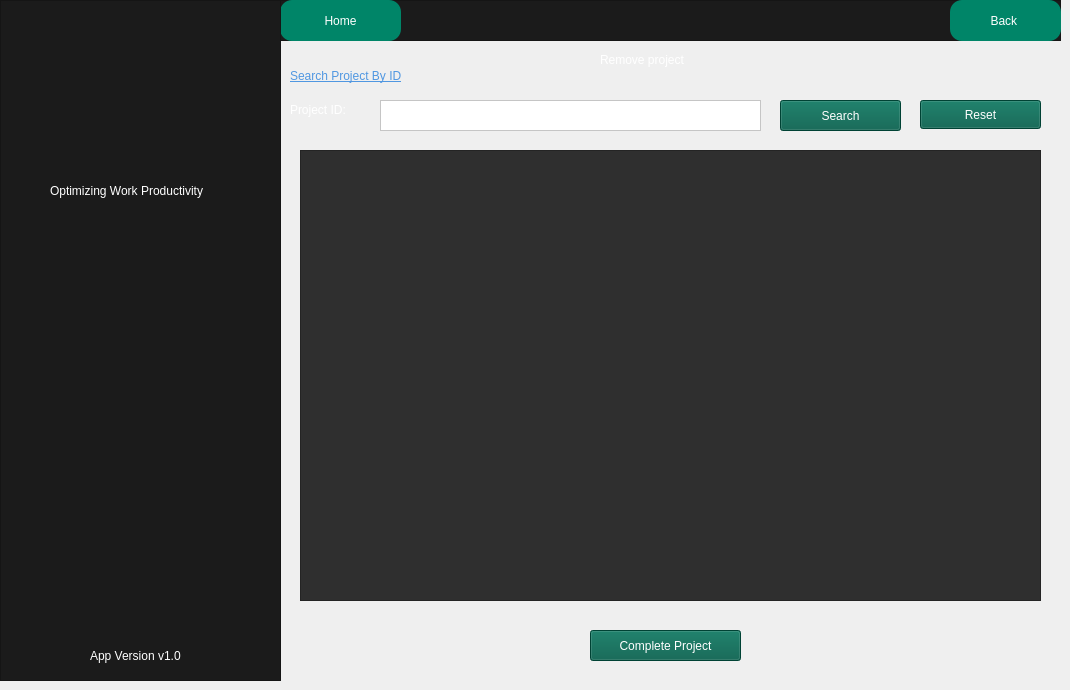
    <widget class="QWidget" name="RemoveProject">
     <widget class="QFrame" name="frame_31">
      <property name="geometry">
       <rect>
        <x>280</x>
        <y>0</y>
        <width>781</width>
        <height>41</height>
       </rect>
      </property>
      <property name="styleSheet">
       <string notr="true">background-color:rgba(27,27,27,255);</string>
      </property>
      <property name="frameShape">
       <enum>QFrame::StyledPanel</enum>
      </property>
      <property name="frameShadow">
       <enum>QFrame::Raised</enum>
      </property>
      <widget class="QPushButton" name="homebutton_9">
       <property name="geometry">
        <rect>
         <x>670</x>
         <y>0</y>
         <width>111</width>
         <height>41</height>
        </rect>
       </property>
       <property name="styleSheet">
        <string notr="true">border-radius:12px;
background-color:rgba(0,133,104,255);
color:white;</string>
       </property>
       <property name="text">
        <string>Back </string>
       </property>
      </widget>
      <widget class="QPushButton" name="homebutton_23">
       <property name="geometry">
        <rect>
         <x>0</x>
         <y>0</y>
         <width>121</width>
         <height>41</height>
        </rect>
       </property>
       <property name="styleSheet">
        <string notr="true">border-radius:12px;
background-color:rgba(0,133,104,255);
color:white;</string>
       </property>
       <property name="text">
        <string>Home</string>
       </property>
      </widget>
     </widget>
     <widget class="QLabel" name="label_124">
      <property name="geometry">
       <rect>
        <x>290</x>
        <y>60</y>
        <width>221</width>
        <height>31</height>
       </rect>
      </property>
      <property name="styleSheet">
       <string notr="true">color: rgb(80, 151, 225);

font: italic 13pt &quot;Times New Roman&quot;;
text-decoration: underline;</string>
      </property>
      <property name="text">
       <string>Search Project By ID</string>
      </property>
     </widget>
     <widget class="QLabel" name="label_125">
      <property name="geometry">
       <rect>
        <x>290</x>
        <y>100</y>
        <width>101</width>
        <height>20</height>
       </rect>
      </property>
      <property name="styleSheet">
       <string notr="true">color:white;
font: 10pt &quot;Tahoma&quot;;</string>
      </property>
      <property name="text">
       <string>Project ID:</string>
      </property>
     </widget>
     <widget class="QPushButton" name="pushButton_35">
      <property name="geometry">
       <rect>
        <x>590</x>
        <y>630</y>
        <width>151</width>
        <height>31</height>
       </rect>
      </property>
      <property name="styleSheet">
       <string notr="true">color:white;
background-color:rgba(0,92,73,255);
font: 10pt &quot;Tahoma&quot;;</string>
      </property>
      <property name="text">
       <string>Complete Project</string>
      </property>
     </widget>
     <widget class="QLabel" name="label_123">
      <property name="geometry">
       <rect>
        <x>600</x>
        <y>50</y>
        <width>121</width>
        <height>20</height>
       </rect>
      </property>
      <property name="styleSheet">
       <string notr="true">color:white;</string>
      </property>
      <property name="text">
       <string>Remove project</string>
      </property>
     </widget>
     <widget class="QPushButton" name="pushButton_36">
      <property name="geometry">
       <rect>
        <x>780</x>
        <y>100</y>
        <width>121</width>
        <height>31</height>
       </rect>
      </property>
      <property name="styleSheet">
       <string notr="true">color:white;
background-color:rgba(0,92,73,255);
font: 10pt &quot;Tahoma&quot;;</string>
      </property>
      <property name="text">
       <string>Search</string>
      </property>
     </widget>
     <widget class="QFrame" name="frame_30">
      <property name="geometry">
       <rect>
        <x>0</x>
        <y>0</y>
        <width>281</width>
        <height>681</height>
       </rect>
      </property>
      <property name="styleSheet">
       <string notr="true">background-color:rgba(27,27,27,255);</string>
      </property>
      <property name="frameShape">
       <enum>QFrame::StyledPanel</enum>
      </property>
      <property name="frameShadow">
       <enum>QFrame::Raised</enum>
      </property>
      <widget class="QLabel" name="label_119">
       <property name="geometry">
        <rect>
         <x>10</x>
         <y>10</y>
         <width>261</width>
         <height>151</height>
        </rect>
       </property>
       <property name="text">
        <string/>
       </property>
       <property name="pixmap">
        <pixmap resource="../resource.qrc">:/pics/picture/people.png</pixmap>
       </property>
       <property name="scaledContents">
        <bool>true</bool>
       </property>
      </widget>
      <widget class="QLabel" name="label_121">
       <property name="geometry">
        <rect>
         <x>50</x>
         <y>180</y>
         <width>201</width>
         <height>21</height>
        </rect>
       </property>
       <property name="styleSheet">
        <string notr="true">color: rgb(255, 255, 255);
font: italic 9pt &quot;Segoe UI&quot;;</string>
       </property>
       <property name="text">
        <string>Optimizing Work Productivity</string>
       </property>
      </widget>
      <widget class="QLabel" name="label_122">
       <property name="geometry">
        <rect>
         <x>90</x>
         <y>640</y>
         <width>121</width>
         <height>31</height>
        </rect>
       </property>
       <property name="styleSheet">
        <string notr="true">color:white;</string>
       </property>
       <property name="text">
        <string>App Version v1.0</string>
       </property>
      </widget>
     </widget>
     <widget class="QPlainTextEdit" name="removeprojidsearch">
      <property name="geometry">
       <rect>
        <x>380</x>
        <y>100</y>
        <width>381</width>
        <height>31</height>
       </rect>
      </property>
      <property name="styleSheet">
       <string notr="true">color:black;
background-color: rgba(255,255,255,255);
</string>
      </property>
     </widget>
     <widget class="QPushButton" name="pushButton_58">
      <property name="geometry">
       <rect>
        <x>920</x>
        <y>100</y>
        <width>121</width>
        <height>29</height>
       </rect>
      </property>
      <property name="styleSheet">
       <string notr="true">color:white;
background-color:rgba(0,92,73,255);
font: 10pt &quot;Tahoma&quot;;</string>
      </property>
      <property name="text">
       <string>Reset</string>
      </property>
     </widget>
     <widget class="QTableView" name="removeproject">
      <property name="geometry">
       <rect>
        <x>300</x>
        <y>150</y>
        <width>741</width>
        <height>451</height>
       </rect>
      </property>
      <property name="styleSheet">
       <string notr="true">QTableView {
    font: 11pt &quot;Arial&quot;;
    background-color: #2f2f2f; /* dark gray */
    alternate-row-color: #3f3f3f; /* slightly lighter dark gray */
}

QTableView::item {
    color: white; /* white text */
    background-color: #2f2f2f; /* dark gray */
    selection-color: white; /* white text on selection */
    selection-background-color: #4f4f4f; /* slightly lighter dark gray on selection */
}

/* Common section styling */
QHeaderView::section {
    font: bold 11pt &quot;Arial&quot;; /* Ensure consistent font settings */
    border: 1px solid #1b1b1b; /* Optional: to define the border */
}

/* Horizontal header styling */
QHeaderView::section:horizontal {
    color: white; /* white text */
    background-color: #1b1b1b; /* black background */
}

/* Vertical header styling */
QHeaderView::section:vertical {
    color: white; /* white text */
    background-color: #3b3b3b; /* different color for vertical header */
}

/* Corner button styling */
QTableCornerButton::section {
    color: white; /* white text */
    background-color: #1b1b1b; /* black background */
}
</string>
      </property>
     </widget>
    </widget>
